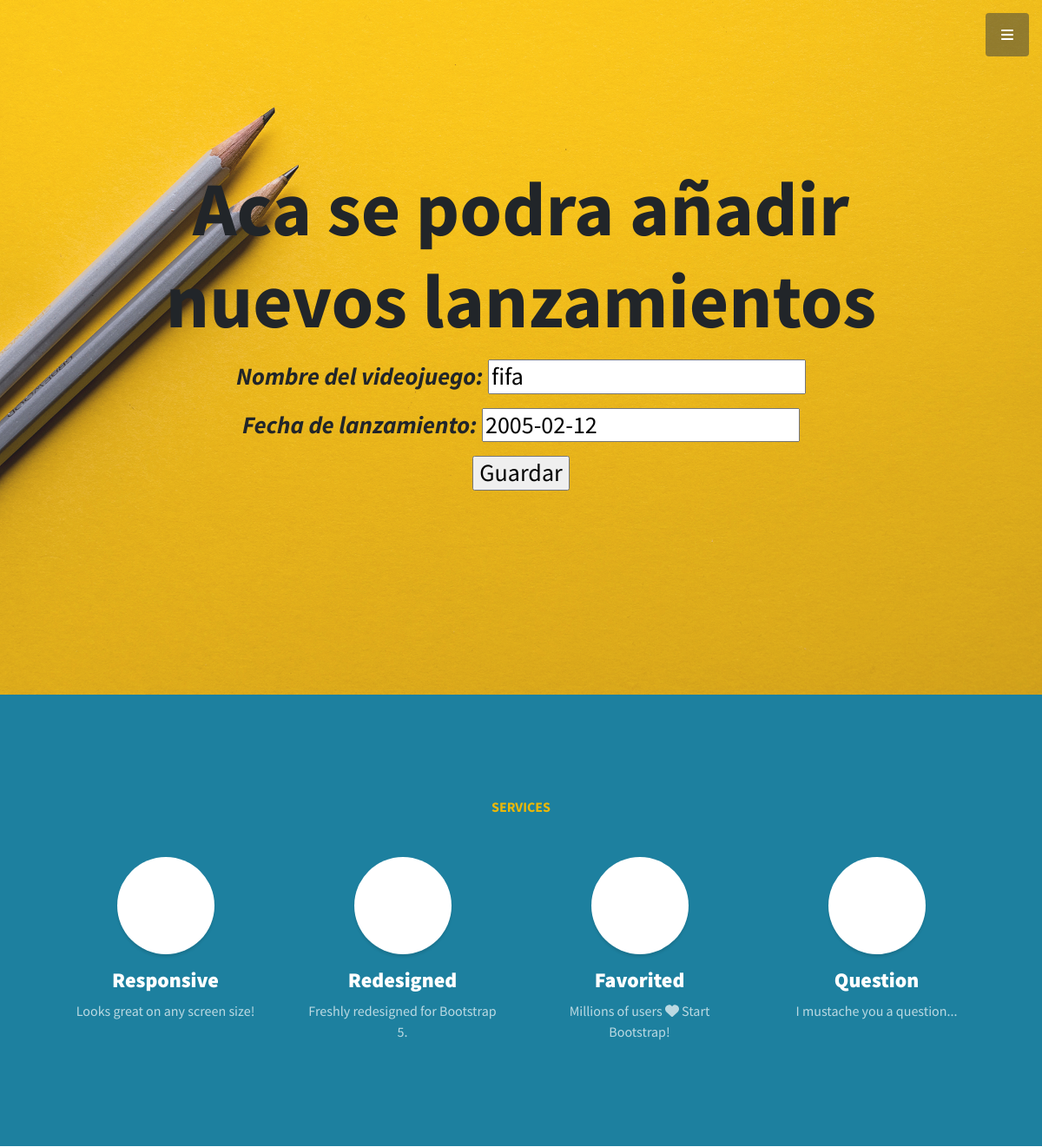
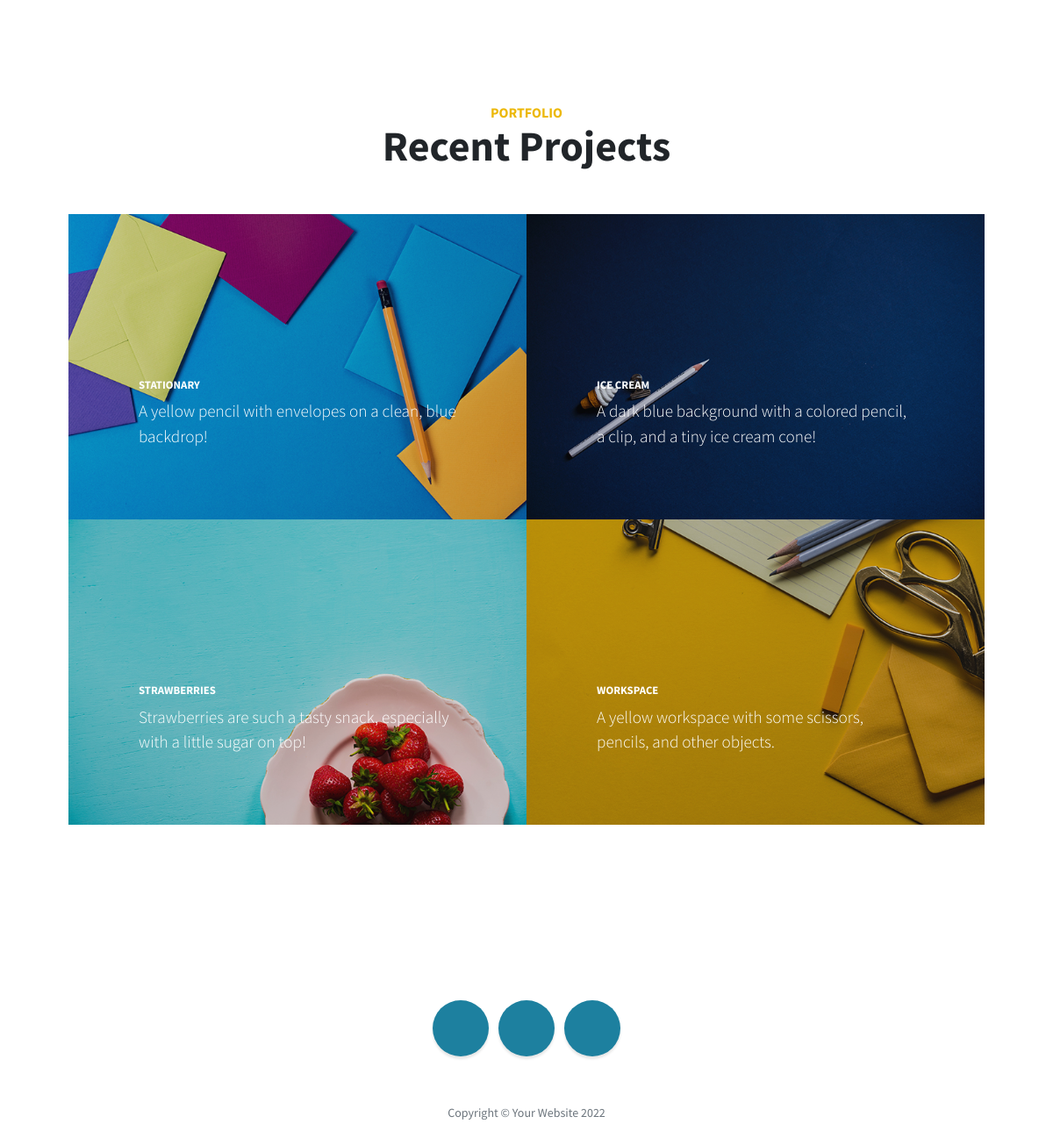
The app's page /AppCoder/nuevo_lanzamientos/actualizar/6 (signed in) with its own data (2 pictures, top to bottom).
### AppCoder/models.py (models this page shows)
class nuevos_lanzamientos(models.Model):
    Nombre_del_videojuego = models.CharField(max_length=60)
    Fecha_de_lanzamiento=models.DateField()

### AppCoder/views.py (the view)
# urls.py: path("nuevo_lanzamientos/actualizar/<int:pk>",lanzamientoActualizar.as_view(), name="Actualizar lanzamientos"),
class lanzamientoActualizar(LoginRequiredMixin,UpdateView):
    model=nuevos_lanzamientos
    success_url="/AppCoder/nuevo_lanzamientos/list"
    fields=["Nombre_del_videojuego","Fecha_de_lanzamiento"]

### AppCoder/templates/AppCoder/nuevos_lanzamientos_form.html
{% extends "AppCoder/padre.html" %}
{% block titulo %}
    Aca se podra añadir nuevos lanzamientos
{% endblock %}
{% block descripcion%}
<form action="" method="POST"> {% csrf_token %}
    <p>
        {{form.as_p}}
    </p>
    <input type="submit" value="Guardar">
</form>
{% endblock%}

### records on screen
nuevos_lanzamientos: Nombre_del_videojuego "fifa", Fecha_de_lanzamiento "2005-02-12"
